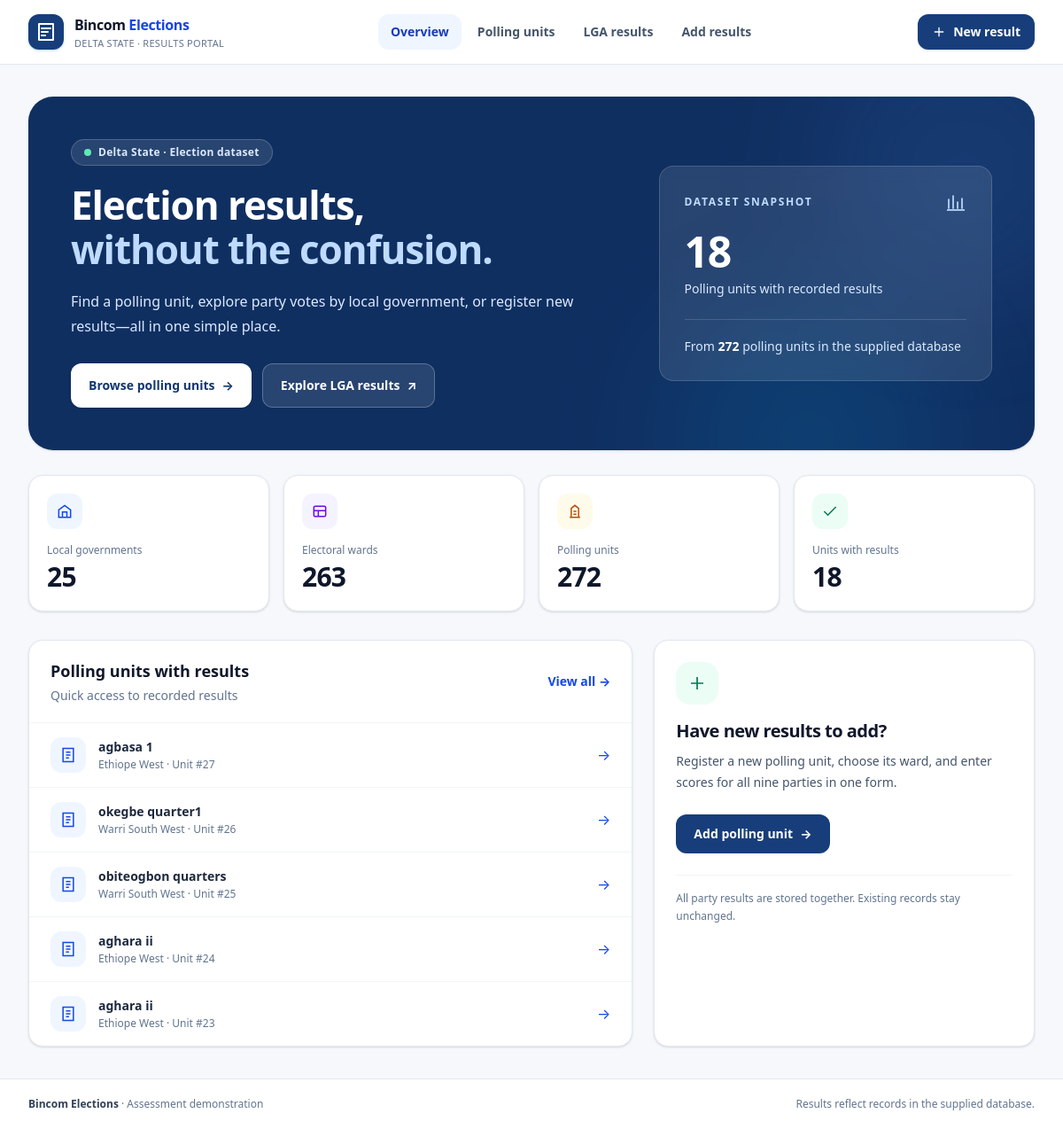
The page / on the database its author committed.
### election/models.py (models this page shows, shortened)
class PollingUnit(models.Model):
    uniqueid = models.AutoField(primary_key=True, blank=True)
    polling_unit_id = models.IntegerField()
    ward_id = models.IntegerField()
    lga_id = models.IntegerField()
    uniquewardid = models.IntegerField(blank=True, null=True)
    polling_unit_number = models.CharField(
        max_length=50,
        blank=True,
        null=True
    )
    polling_unit_name = models.CharField(
        max_length=50,
        blank=True,
        null=True
    )
    polling_unit_description = models.TextField(
        blank=True,
        null=True
    )
    lat = models.CharField(
        max_length=255,
        blank=True,
        null=True
    )
    long = models.CharField(
        max_length=255,
        blank=True,
        null=True
    )
    entered_by_user = models.CharField(
        max_length=50,
        blank=True,
        null=True
    )
    date_entered = models.CharField(
        max_length=19,
        blank=True,
        null=True
    )
    user_ip_address = models.CharField(
        max_length=50,
        blank=True,
        null=True
    )
    class Meta:
        managed = False
        db_table = 'polling_unit'

### election/views.py (the view)
# urls.py: path("", dashboard, name="home"),
def dashboard(request):
    reported_ids = _reporting_unit_ids()
    lga_names = _lga_names()
    recent_units = list(
        PollingUnit.objects.filter(uniqueid__in=reported_ids)
        .order_by("-uniqueid")[:5]
    )
    for unit in recent_units:
        unit.display_lga = lga_names.get(unit.lga_id, "LGA not recorded")
    return render(request, "election/dashboard.html", {
        "lga_count": Lga.objects.count(),
        "ward_count": Ward.objects.count(),
        "polling_unit_count": PollingUnit.objects.count(),
        "reporting_count": len(reported_ids),
        "recent_units": recent_units,
    })

### election/views.py (called while the page is built)
def _reporting_unit_ids():
    raw_ids = AnnouncedPuResult.objects.values_list(
        "polling_unit_uniqueid", flat=True
    ).distinct()
    return {int(value) for value in raw_ids if value and value.isdecimal()}

def _lga_names():
    return dict(Lga.objects.values_list("lga_id", "lga_name"))

### election/templates/election/dashboard.html (shortened to what this page needs)
{% extends 'base.html' %}
{% block content %}
<section class="relative overflow-hidden rounded-[28px] bg-[#102F61] px-6 py-9 text-white shadow-sm sm:px-10 sm:py-12 lg:px-12">
    <div class="relative grid gap-9 lg:grid-cols-[1.25fr_.75fr] lg:items-center">
        <div>
            <div class="mb-5 inline-flex items-center gap-2 rounded-full border border-white/20 bg-white/10 px-3.5 py-1.5 text-xs font-semibold tracking-wide text-blue-100">
                <span class="size-2 rounded-full bg-emerald-300"></span> Delta State · Election dataset
            </div>
            <h1 class="max-w-2xl text-3xl font-extrabold tracking-tight sm:text-4xl lg:text-[44px] lg:leading-[1.13]">Election results,<br><span class="text-blue-200">without the confusion.</span></h1>
            <p class="mt-5 max-w-xl text-sm leading-7 text-blue-100 sm:text-base">Find a polling unit, explore party votes by local government, or register new results—all in one simple place.</p>
            <div class="mt-7 flex flex-col gap-3 sm:flex-row">
                <a href="{% url 'polling_units' %}" class="inline-flex items-center justify-center gap-2 rounded-xl bg-white px-5 py-3.5 text-sm font-bold text-[#12376F] shadow-sm transition hover:bg-blue-50">Browse polling units <span aria-hidden="true">→</span></a>
                <a href="{% url 'lga_result' %}" class="inline-flex items-center justify-center gap-2 rounded-xl border border-white/25 bg-white/10 px-5 py-3.5 text-sm font-bold text-white transition hover:bg-white/20">Explore LGA results <span aria-hidden="true">↗</span></a>
            </div>
        </div>
        <div class="rounded-2xl border border-white/15 bg-white/10 p-6 backdrop-blur-sm sm:p-7">
            <div class="flex items-center justify-between">
                <span class="text-xs font-bold uppercase tracking-[.14em] text-blue-200">Dataset snapshot</span>
                <svg class="size-6 text-blue-200" viewBox="0 0 24 24" fill="none" stroke="currentColor" stroke-width="1.7" aria-hidden="true"><path d="M4 19V9m5 10V5m5 14v-7m5 7V8" stroke-linecap="round"/><path d="M2 21h20"/></svg>
            </div>
            <p class="mt-5 text-5xl font-extrabold tracking-tight tabular-nums">{{ reporting_count }}</p>
            <p class="mt-2 text-sm text-blue-100">Polling units with recorded results</p>
            <div class="mt-6 border-t border-white/15 pt-5 text-sm text-blue-100">From <strong class="text-white">{{ polling_unit_count }}</strong> polling units in the supplied database</div>
        </div>
    </div>
</section>
<section class="mt-7 grid grid-cols-2 gap-4 lg:grid-cols-4" aria-label="Dataset statistics">
    <div class="rounded-2xl border border-slate-200 bg-white p-5 shadow-sm"><div class="mb-4 flex size-10 items-center justify-center rounded-xl bg-blue-50 text-blue-700" aria-hidden="true"><svg class="size-5" viewBox="0 0 24 24" fill="none" stroke="currentColor" stroke-width="1.8"><path d="M4 10 12 4l8 6v10H4V10Zm5 10v-7h6v7"/></svg></div><p class="text-xs font-medium text-slate-500">Local governments</p><p class="mt-1 text-3xl font-extrabold tracking-tight tabular-nums">{{ lga_count }}</p></div>
    <div class="rounded-2xl border border-slate-200 bg-white p-5 shadow-sm"><div class="mb-4 flex size-10 items-center justify-center rounded-xl bg-violet-50 text-violet-700" aria-hidden="true"><svg class="size-5" viewBox="0 0 24 24" fill="none" stroke="currentColor" stroke-width="1.8"><rect x="4" y="5" width="16" height="14" rx="2"/><path d="M4 11h16M10 11v8"/></svg></div><p class="text-xs font-medium text-slate-500">Electoral wards</p><p class="mt-1 text-3xl font-extrabold tracking-tight tabular-nums">{{ ward_count }}</p></div>
    <div class="rounded-2xl border border-slate-200 bg-white p-5 shadow-sm"><div class="mb-4 flex size-10 items-center justify-center rounded-xl bg-amber-50 text-amber-700" aria-hidden="true"><svg class="size-5" viewBox="0 0 24 24" fill="none" stroke="currentColor" stroke-width="1.8"><path d="M5 20h14M7 20V8l5-4 5 4v12M10 12h4m-4 4h4"/></svg></div><p class="text-xs font-medium text-slate-500">Polling units</p><p class="mt-1 text-3xl font-extrabold tracking-tight tabular-nums">{{ polling_unit_count }}</p></div>
    <div class="rounded-2xl border border-slate-200 bg-white p-5 shadow-sm"><div class="mb-4 flex size-10 items-center justify-center rounded-xl bg-emerald-50 text-emerald-700" aria-hidden="true"><svg class="size-5" viewBox="0 0 24 24" fill="none" stroke="currentColor" stroke-width="1.8"><path d="m4 12 5 5L20 6"/></svg></div><p class="text-xs font-medium text-slate-500">Units with results</p><p class="mt-1 text-3xl font-extrabold tracking-tight tabular-nums">{{ reporting_count }}</p></div>
</section>
<section class="mt-8 grid gap-6 lg:grid-cols-[1.35fr_.85fr]">
    <div class="overflow-hidden rounded-2xl border border-slate-200 bg-white shadow-sm">
        <div class="flex flex-wrap items-center justify-between gap-3 border-b border-slate-100 px-6 py-5">
            <div><h2 class="text-lg font-bold">Polling units with results</h2><p class="mt-1 text-sm text-slate-500">Quick access to recorded results</p></div>
            <a href="{% url 'polling_units' %}" class="text-sm font-bold text-blue-700 hover:text-blue-900">View all <span aria-hidden="true">→</span></a>
        </div>
        <div class="divide-y divide-slate-100">
            {% for unit in recent_units %}
            <a href="{% url 'polling_unit_result' unit.uniqueid %}" class="flex items-center justify-between gap-4 px-6 py-4 transition hover:bg-slate-50">
                <span class="flex min-w-0 items-center gap-3.5">
                    <span class="flex size-10 shrink-0 items-center justify-center rounded-xl bg-blue-50 text-blue-700" aria-hidden="true"><svg class="size-5" viewBox="0 0 24 24" fill="none" stroke="currentColor" stroke-width="1.8"><path d="M5 3h14v18H5zM9 8h6M9 12h6M9 16h4"/></svg></span>
                    <span class="min-w-0"><span class="block truncate text-sm font-bold text-slate-800">{{ unit.polling_unit_name|default:unit.polling_unit_number|default:'Unnamed polling unit' }}</span><span class="mt-0.5 block text-xs text-slate-500">{{ unit.display_lga }} · Unit #{{ unit.uniqueid }}</span></span>
                </span>
                <span class="shrink-0 text-blue-700" aria-hidden="true">→</span>
            </a>
            {% empty %}<p class="p-6 text-sm text-slate-500">There are no recorded polling-unit results yet.</p>{% endfor %}
        </div>
    </div>
    <div class="rounded-2xl border border-slate-200 bg-white p-6 shadow-sm">
        <span class="mb-4 flex size-12 items-center justify-center rounded-2xl bg-emerald-50 text-emerald-700" aria-hidden="true"><svg class="size-6" viewBox="0 0 24 24" fill="none" stroke="currentColor" stroke-width="1.7"><path d="M12 5v14M5 12h14"/></svg></span>
        <h2 class="text-xl font-extrabold tracking-tight">Have new results to add?</h2>
        <p class="mt-2 text-sm leading-6 text-slate-600">Register a new polling unit, choose its ward, and enter scores for all nine parties in one form.</p>
        <a href="{% url 'create_poll_result' %}" class="mt-6 inline-flex items-center gap-2 rounded-xl bg-[#173E7A] px-5 py-3 text-sm font-bold text-white transition hover:bg-[#0E2D5F]">Add polling unit <span aria-hidden="true">→</span></a>
        <div class="mt-6 border-t border-slate-100 pt-4 text-xs leading-5 text-slate-500">All party results are stored together. Existing records stay unchanged.</div>
    </div>
</section>
{% endblock %}

### templates/base.html (style rules this page uses)
:root { color-scheme: light; }
body { font-family: ui-sans-serif, system-ui, -apple-system, BlinkMacSystemFont, "Segoe UI", sans-serif; }
a, button, select, input { -webkit-tap-highlight-color: transparent; }

### rows shown on the page
PollingUnit: polling_unit_name "agbasa 1", display_lga "Ethiope West", uniqueid "27"
PollingUnit: polling_unit_name "okegbe quarter1", display_lga "Warri South West", uniqueid "26"
PollingUnit: polling_unit_name "obiteogbon quarters", display_lga "Warri South West", uniqueid "25"
PollingUnit: polling_unit_name "aghara ii", display_lga "Ethiope West", uniqueid "24"
PollingUnit: polling_unit_name "aghara ii", display_lga "Ethiope West", uniqueid "23"

### other values the page prints
{{ reporting_count }} "18"
{{ polling_unit_count }} "272"
{{ lga_count }} "25"
{{ ward_count }} "263"
